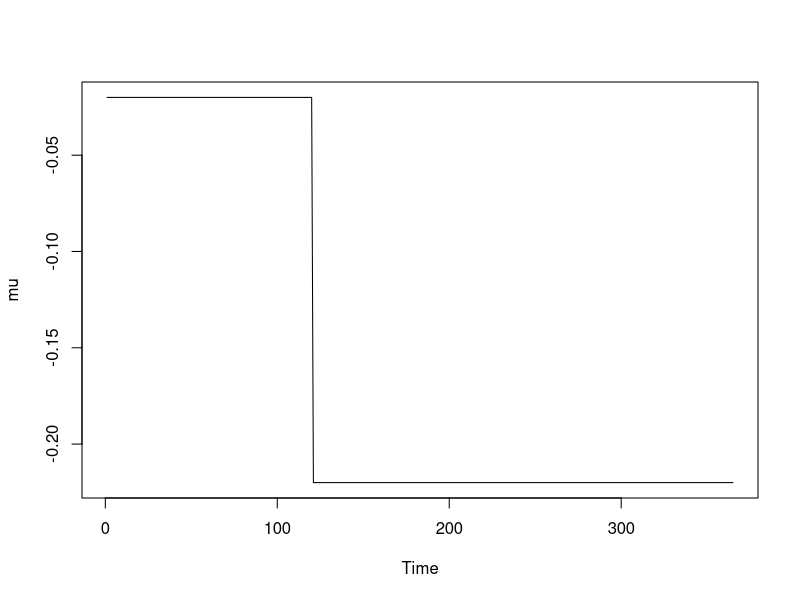
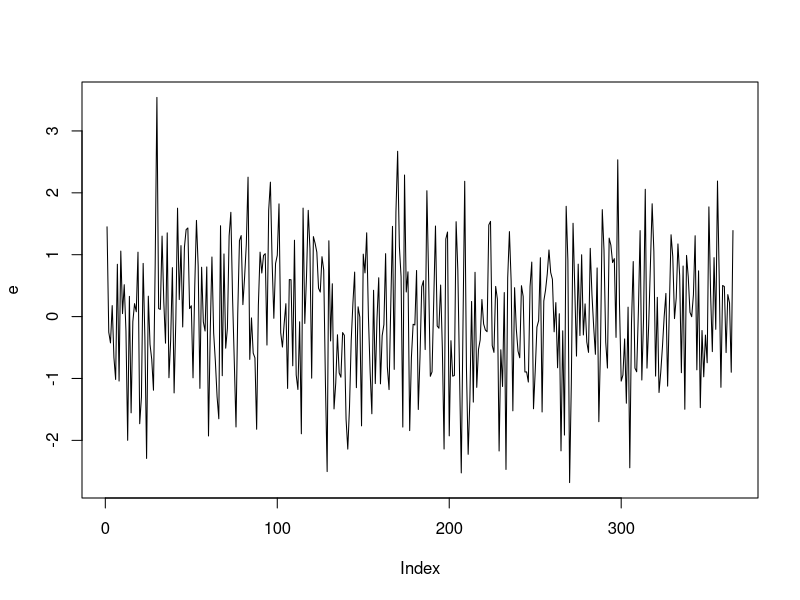

These figures' R source, in order: (Note: this script raises an error after producing the figures.)
## ---- chunk 1
#Generating OU process-method 1
rm(list=ls())
require(deSolve)
set.seed(533)


#Simulate an O-U Process
ornstein_uhlenbeck <- function(n,theta,sigma,x0,lens,mu,e){
  dt <- 1
  x<-vector(length=lens)
  for (i in 1:n) {
    if (i==1){x[i]=x0}
    else{
      x[i]  <-  x[i-1] + theta*(mu[i-1]-x[i-1])*dt + sigma*e[i-1]}
  }
  
  return(x)
}
tims=365
times = 1:tims
  
  mu = vector(length=tims) 
  for (t in 1:tims) {
    if (t <= 120){
      mu[t]=-0.02      }                    #No lock-down policy
    else {mu[t]=-0.2-0.02 }                 #Lock-down policy
  }
  mu = ts(mu)
  plot(mu,type='l')
  e = rnorm(n = length(times) , sd = 1)
  plot(e,type='l')
  x = ornstein_uhlenbeck(tims, theta=0.05, sigma=sqrt(0.004), x0=0, tims,mu,e)
  plot(x,type='p',ylab=TeX(r"(OU process $X_{t}$)"),xlab="Time",col="darkred",main=TeX(r"(Generated OU process: $\theta=0.05$, $sigma=sqrt(0.004)$, $x_{0}=0$)"))
  lines(x,col="darkblue")
beta<- exp(x)
plot(beta,type='p',ylab=TeX(r"(Transmission rate $\beta$)"),xlab="time",col="darkred",main="COVIDOU model generated transmission rate")
lines(beta,col="darkblue")
  
## ---- chunk 2
#OU generation method 1-web check 1
#simulate 10 paths on interval [0,1] with 100 ts points
rm(list=ls())
require(deSolve)
# set.seed(541)
tims=1
times<-seq(0.01,1,1/100) 

e <- rnorm(n = 100 ,mean=0, sd = sqrt(1/100))
plot(e,type='l')

ornstein_uhlenbeck <- function(T,n,theta,sigma,x0,lens,mu,e){
  dt <- T/n
  x<-vector(length=lens)
  for (i in 1:n) {
    if (i==1){x[i]=x0}
    else{
      x[i]  <-  x[i-1] + theta*(mu-x[i-1])*dt + sigma*e[i-1]}
  }
  
  return(x)
}

ou<-replicate(n=10, ornstein_uhlenbeck(T=1,n=100,theta=1,sigma=0.5, x0=2, lens=100,mu=10,rnorm(n = 100 , sd = sqrt(1/100))))
tim<-replicate(n=10,times)
ous = ncol(ou)

for (i in 1:ous) {
  if (i == 1){
    plot(ou[,1], col=rainbow(1)[1], type = "l",
         ylim = c(min(ou), max(ou)),
         xlab = 'Time points', ylab = expression(X(t)),main="Ornstein Uhlenbeck process Monte Carlo tirals")
  }
  else{
    lines(ou[,i], col=rainbow(9)[i-1])
  }
}

## ---- chunk 3
#OU generation method 1-web check 2
#simulate 50 paths on interval [0,5] with 100 ts points
rm(list=ls())
require(deSolve)
# set.seed(541)
tims=5
times<-seq(0.05,5,5/100) 

e <- rnorm(n = 100 ,mean=0, sd = sqrt(5/100))
plot(e,type='l')

ornstein_uhlenbeck <- function(T,n,theta,sigma,x0,lens,mu,e){
  dt <- T/n
  x<-vector(length=lens)
  for (i in 1:n) {
    if (i==1){x[i]=x0}
    else{
      x[i]  <-  x[i-1] + theta*(mu-x[i-1])*dt + sigma*e[i-1]}
  }
  
  return(x)
}

ou<-replicate(n=50, ornstein_uhlenbeck(T=5,n=100,theta=1,sigma=0.5, x0=2, lens=100,mu=10,rnorm(n = 100 , sd = sqrt(5/100))))
tim<-replicate(n=50,times)
ous = ncol(ou)

for (i in 1:ous) {
  if (i == 1){
    plot(ou[,1], col=rainbow(1)[1], type = "l",
         ylim = c(min(ou), max(ou)),
         xlab = 'Time points', ylab = expression(X(t)),main="Ornstein Uhlenbeck process Monte Carlo tirals")
  }
  else{
    lines(ou[,i], col = rainbow(49)[i-1])
  }
}
# for (i in 1:ous) {
#   if (i == 1){
#     plot(ou[,1], col="darkseagreen", type = "l",
#          ylim = c(min(ou), max(ou)),
#          xlab = 'Time points', ylab = expression(X(t)),main="Ornstein Uhlenbeck process Monte Carlo tirals")
#   }
#   else{
#     lines(ou[,i], col="darkseagreen")
#   }
# }
## ---- chunk 4
#OU generation method 1-web check 3-long term behaviour
#simulate 100 paths on interval [0,1] with 100 ts points
rm(list=ls())
require(deSolve)
# set.seed(541)
tims=1
times<-seq(0.01,1,1/100) 

e <- rnorm(n = 100 ,mean=0, sd = sqrt(1/100))
plot(e,type='l')

ornstein_uhlenbeck <- function(T,n,theta,sigma,x0,lens,mu,e){
  dt <- T/n
  x<-vector(length=lens)
  for (i in 1:n) {
    if (i==1){x[i]=x0}
    else{
      x[i]  <-  x[i-1] + theta*(mu-x[i-1])*dt + sigma*e[i-1]}
  }
  
  return(x)
}

ou<-replicate(n=100, ornstein_uhlenbeck(T=1,n=100,theta=1,sigma=2, x0=1, lens=100,mu=10,rnorm(n = 100 , sd = sqrt(1/100))))
tim<-replicate(n=10,times)
ous = ncol(ou)
ou_mean=apply(ou,1,mean)
for (i in 1:ous) {
  if (i == 1){
    plot(ou[,1], col=rainbow(1)[1], type = "l",
         ylim = c(min(ou), max(ou)),
         xlab = 'Time points', ylab = expression(X(t)),main="Ornstein Uhlenbeck process Monte Carlo tirals")
  }
  else{
    lines(ou[,i], col=rainbow(99)[i-1])
  }
  lines(ou_mean,col="black",type="l")
  # lines(ou_mean,col="black",lty="dotdash")
}

#OU generation method 1-web check 3.continue-long term behaviour
#simulate 100 paths on interval [0,15] with 100 ts points
tims=15
times<-seq(0.15,15,15/100) 

e <- rnorm(n = 100 ,mean=0, sd = sqrt(15/100))
plot(e,type='l')

ornstein_uhlenbeck <- function(T,n,theta,sigma,x0,lens,mu,e){
  dt <- T/n
  x<-vector(length=lens)
  for (i in 1:n) {
    if (i==1){x[i]=x0}
    else{
      x[i]  <-  x[i-1] + theta*(mu-x[i-1])*dt + sigma*e[i-1]}
  }
  
  return(x)
}

ou<-replicate(n=100, ornstein_uhlenbeck(T=15,n=100,theta=1,sigma=2, x0=1, lens=100,mu=10,rnorm(n = 100 , sd = sqrt(15/100))))
ous = ncol(ou)
ou_mean=apply(ou,1,mean)
for (i in 1:ous) {
  if (i == 1){
    plot(ou[,1], col=rainbow(1)[1], type = "l",
         ylim = c(min(ou), max(ou)),
         xlab = 'Time points', ylab = expression(X(t)),main="Ornstein Uhlenbeck process Monte Carlo tirals")
  }
  else{
    lines(ou[,i], col=rainbow(99)[i-1])
  }
  lines(ou_mean,col="black",type="l")
  # lines(ou_mean,col="black",lty="dotdash")
}
## ---- chunk 5
#OU generation method 1-web check 4-Parameter theta impact on the speed of convergence
#exp1: fast converging 
#simulate 100 paths on interval [0,1] with 100 ts points: theta=5
rm(list=ls())
require(deSolve)
# set.seed(541)
tims=1
times<-seq(0.01,1,1/100) 

e <- rnorm(n = 100 ,mean=0, sd = sqrt(1/100))
plot(e,type='l')

ornstein_uhlenbeck <- function(T,n,theta,sigma,x0,lens,mu,e){
  dt <- T/n
  x<-vector(length=lens)
  for (i in 1:n) {
    if (i==1){x[i]=x0}
    else{
      x[i]  <-  x[i-1] + theta*(mu-x[i-1])*dt + sigma*e[i-1]}
  }
  
  return(x)
}

ou<-replicate(n=100, ornstein_uhlenbeck(T=1,n=100,theta=5,sigma=2, x0=1, lens=100,mu=10,rnorm(n = 100 , sd = sqrt(1/100))))
ous = ncol(ou)
ou_mean=apply(ou,1,mean)
for (i in 1:ous) {
  if (i == 1){
    plot(ou[,1], col=rainbow(1)[1], type = "l",
         ylim = c(min(ou), max(ou)),
         xlab = 'Time points', ylab = expression(X(t)),main=TeX(r"(Fast converging OU process with $\theta=5, T=1)"))
  }
  else{
    lines(ou[,i], col=rainbow(99)[i-1])
  }
  lines(ou_mean,col="black",type="l")
  # lines(ou_mean,col="black",lty="dotdash")
}

#exp2: slow converging 
#simulate 100 paths on interval [0,1] with 100 ts points: theta=0.1

tims=50
times<-seq(0.5,50,50/100) 

ornstein_uhlenbeck <- function(T,n,theta,sigma,x0,lens,mu,e){
  dt <- T/n
  x<-vector(length=lens)
  for (i in 1:n) {
    if (i==1){x[i]=x0}
    else{
      x[i]  <-  x[i-1] + theta*(mu-x[i-1])*dt + sigma*e[i-1]}
  }
  
  return(x)
}

ou<-replicate(n=100, ornstein_uhlenbeck(T=50,n=100,theta=0.1,sigma=2, x0=1, lens=100,mu=10,rnorm(n = 100 , sd = sqrt(50/100))))
ous = ncol(ou)
ou_mean=apply(ou,1,mean)
for (i in 1:ous) {
  if (i == 1){
    plot(ou[,1], col=rainbow(1)[1], type = "l",
         ylim = c(min(ou), max(ou)),
         xlab = 'Time points', ylab = expression(X(t)),main=TeX(r"(Slow converging OU process with $\theta=0.1, T=50)"))
  }
  else{
    lines(ou[,i], col=rainbow(99)[i-1])
  }
  lines(ou_mean,col="black",type="l")
  # lines(ou_mean,col="black",lty="dotdash")
}

## ---- chunk 6
#OU generation method 1-web check 5-Parameter sigma impact on the simulation volatility
#exp1: smaller variability
#simulate 100 paths on interval [0,1] with 100 ts points: sigma=0.5
rm(list=ls())
require(deSolve)
# set.seed(541)
tims=1
times<-seq(0.01,1,1/100) 

e <- rnorm(n = 100 ,mean=0, sd = sqrt(1/100))
plot(e,type='l')

ornstein_uhlenbeck <- function(T,n,theta,sigma,x0,lens,mu,e){
  dt <- T/n
  x<-vector(length=lens)
  for (i in 1:n) {
    if (i==1){x[i]=x0}
    else{
      x[i]  <-  x[i-1] + theta*(mu-x[i-1])*dt + sigma*e[i-1]}
  }
  
  return(x)
}

ou<-replicate(n=100, ornstein_uhlenbeck(T=1,n=100,theta=1,sigma=0.5, x0=1, lens=100,mu=10,rnorm(n = 100 , sd = sqrt(1/100))))
ous = ncol(ou)
ou_mean=apply(ou,1,mean)
for (i in 1:ous) {
  if (i == 1){
    plot(ou[,1], col=rainbow(1)[1], type = "l",
         ylim = c(min(ou), max(ou)),
         xlab = 'Time points', ylab = expression(X(t)),main=TeX(r"(Smaller volatility OU process with $\sigma=0.5)"))
  }
  else{
    lines(ou[,i], col=rainbow(99)[i-1])
  }
  lines(ou_mean,col="black",type="l")
  # lines(ou_mean,col="black",lty="dotdash")
}

#exp2: larger variability
#simulate 100 paths on interval [0,1] with 100 ts points: sigma=5
# set.seed(541)
tims=1

ornstein_uhlenbeck <- function(T,n,theta,sigma,x0,lens,mu,e){
  dt <- T/n
  x<-vector(length=lens)
  for (i in 1:n) {
    if (i==1){x[i]=x0}
    else{
      x[i]  <-  x[i-1] + theta*(mu-x[i-1])*dt + sigma*e[i-1]}
  }
  
  return(x)
}

ou<-replicate(n=100, ornstein_uhlenbeck(T=1,n=100,theta=1,sigma=5, x0=1, lens=100,mu=10,rnorm(n = 100 , sd = sqrt(1/100))))
ous = ncol(ou)
ou_mean=apply(ou,1,mean)
for (i in 1:ous) {
  if (i == 1){
    plot(ou[,1], col=rainbow(1)[1], type = "l",
         ylim = c(min(ou), max(ou)),
         xlab = 'Time points', ylab = expression(X(t)),main=TeX(r"(Larger volatility OU process with $\sigma=5)"))
  }
  else{
    lines(ou[,i], col=rainbow(99)[i-1])
  }
  lines(ou_mean,col="black",type="l")
  # lines(ou_mean,col="black",lty="dotdash")
}

## ---- chunk 7
#OU generation method 1-web further visualisation 
rm(list=ls())
require(deSolve)
# set.seed(541)
tims=20
times<-seq(0.1,20,20/200) 

e <- rnorm(n = 200 ,mean=0, sd = sqrt(20/200))
plot(e,type='l')

ornstein_uhlenbeck <- function(T,n,theta,sigma,x0,lens,mu,e){
  dt <- T/n
  x<-vector(length=lens)
  for (i in 1:n) {
    if (i==1){x[i]=x0}
    else{
      x[i]  <-  x[i-1] + theta*(mu-x[i-1])*dt + sigma*e[i-1]}
  }
  
  return(x)
}

ou<-replicate(n=200, ornstein_uhlenbeck(T=20,n=200,theta=0.5,sigma=2, x0=1, lens=200,mu=-10,rnorm(n = 200 , sd = sqrt(20/200))))
ous = ncol(ou)
ou_mean=apply(ou,1,mean)
for (i in 1:ous) {
  if (i == 1){
    plot(ou[,1], col=rainbow(1)[1], type = "l",
         ylim = c(min(ou), max(ou)),
         xlab = 'Time points', ylab = expression(X(t)),main=TeX(r"(Negative mean reversion OU process with $\mu=-10)"))
  }
  else{
    lines(ou[,i], col=rainbow(199)[i-1])
  }
  lines(ou_mean,col="black",type="l")
  # lines(ou_mean,col="black",lty="dotdash")
}
## ---- chunk 8
#Generating OU process-method 2: use sde solution to construct OU process

rm(list=ls())
set.seed(533)
ornstein_uhlenbeck2<- function(T,x0,theta,mu,sigma,dt){
  
  x<-vector(length=T)
  for (i in 1:T){
    if (i==1){x[i]=x0*exp(-theta*dt*i)+mu[dt*i]*(1-exp(-theta*dt*i))+
    sigma*sqrt((1-exp(-2*theta*dt*i))/(2*theta))*rnorm(1,0,1)}
    else{
  x[i] = x[i-1]*exp(-theta*dt)+mu[dt*i]*(1-exp(-theta*dt))+
    sigma*sqrt((1-exp(-2*theta*dt))/(2*theta))*rnorm(1,0,1)
    }
  }
  return(x)
}

tims=365
times = 1:tims
  
  mu = vector(length=tims) 
  for (t in 1:tims) {
    if (t <= 120){
      mu[t]=-0.02      }                    #No lock-down policy
    else {mu[t]=-0.2-0.02 }                 #Lock-down policy
  }
mu = ts(mu)
plot(mu,type='l')
# ornstein_uhlenbeck2(x0=0,theta=0.05,mu,sigma=sqrt(0.004),dt=1)

x = ornstein_uhlenbeck2(T=tims,x0=0,theta=0.05,mu,sigma=sqrt(0.004),dt=1)

plot(x,type='p',ylab=TeX(r"(OU process $X_{t}$)"),xlab="Time",col="darkred",main=TeX(r"(Generated OU process: $\theta=0.05$, $sigma=sqrt(0.004)$, $x_{0}=0$)"))
  lines(x,col="darkblue")
beta<- exp(x)
plot(beta,type='p',ylab=TeX(r"(Transmission rate $\beta$)"),xlab="time",col="darkred",main="COVIDOU model generated transmission rate")
lines(beta,col="darkblue")

## ---- chunk 9
#OU generation method 2-general case web check 1
#simulate 10 paths on interval [0,1] with 100 ts points
rm(list=ls())
require(deSolve)
# set.seed(541)
tims=1
times<-seq(0.01,1,1/100) 

#Now mu is fixed and T represents the time series points number n, in this case n=100
ornstein_uhlenbeck2<- function(T,x0,theta,mu,sigma,dt){
  
  x<-vector(length=T)
  for (i in 1:T){
    if (i==1){x[i]=x0*exp(-theta*dt*i)+mu*(1-exp(-theta*dt*i))+
    sigma*sqrt((1-exp(-2*theta*dt*i))/(2*theta))*rnorm(1,0,1)}
    else{
  x[i] = x[i-1]*exp(-theta*dt)+mu*(1-exp(-theta*dt))+
    sigma*sqrt((1-exp(-2*theta*dt))/(2*theta))*rnorm(1,0,1)
    }
  }
  return(x)
}


ou<-replicate(n=10, ornstein_uhlenbeck2(T=100,x0=2,theta=1,mu=10,sigma=0.5,dt=0.01))
ous = ncol(ou)

for (i in 1:ous) {
  if (i == 1){
    plot(ou[,1], col=rainbow(1)[1], type = "l",
         ylim = c(min(ou), max(ou)),
         xlab = 'Time points', ylab = expression(X(t)),main="Ornstein Uhlenbeck process Monte Carlo tirals")
  }
  else{
    lines(ou[,i], col=rainbow(9)[i-1])
  }
}
## ---- chunk 10
#OU generation method 2-general case web check 2
#simulate 50 paths on interval [0,5] with 100 ts points
rm(list=ls())
require(deSolve)
# set.seed(541)
tims=5
times<-seq(0.05,5,5/100) 

#Now mu is fixed and T represents the time series points number n, in this case n=100
ornstein_uhlenbeck2<- function(T,x0,theta,mu,sigma,dt){
  
  x<-vector(length=T)
  for (i in 1:T){
    if (i==1){x[i]=x0*exp(-theta*dt*i)+mu*(1-exp(-theta*dt*i))+
    sigma*sqrt((1-exp(-2*theta*dt*i))/(2*theta))*rnorm(1,0,1)}
    else{
  x[i] = x[i-1]*exp(-theta*dt)+mu*(1-exp(-theta*dt))+
    sigma*sqrt((1-exp(-2*theta*dt))/(2*theta))*rnorm(1,0,1)
    }
  }
  return(x)
}


ou<-replicate(n=50, ornstein_uhlenbeck2(T=100,x0=2,theta=1,mu=10,sigma=0.5,dt=0.05))
ous = ncol(ou)

for (i in 1:ous) {
  if (i == 1){
    plot(ou[,1], col=rainbow(1)[1], type = "l",
         ylim = c(min(ou), max(ou)),
         xlab = 'Time points', ylab = expression(X(t)),main="Ornstein Uhlenbeck process Monte Carlo tirals")
  }
  else{
    lines(ou[,i], col=rainbow(49)[i-1])
  }
}
## ---- chunk 11
#OU generation method 2-web check 3: long term behaviour
#simulate 100 paths on interval [0,1] with 100 ts points
rm(list=ls())
require(deSolve)
# set.seed(541)
tims=1
times<-seq(0.01,1,1/100) 
#Now mu is fixed and T represents the time series points number n, in this case n=100
ornstein_uhlenbeck2<- function(T,x0,theta,mu,sigma,dt){
  
  x<-vector(length=T)
  for (i in 1:T){
    if (i==1){x[i]=x0*exp(-theta*dt*i)+mu*(1-exp(-theta*dt*i))+
    sigma*sqrt((1-exp(-2*theta*dt*i))/(2*theta))*rnorm(1,0,1)}
    else{
  x[i] = x[i-1]*exp(-theta*dt)+mu*(1-exp(-theta*dt))+
    sigma*sqrt((1-exp(-2*theta*dt))/(2*theta))*rnorm(1,0,1)
    }
  }
  return(x)
}


ou<-replicate(n=100, ornstein_uhlenbeck2(T=100,x0=2,theta=1,mu=10,sigma=2,dt=0.01))
ous = ncol(ou)
ou_mean=apply(ou,1,mean)
for (i in 1:ous) {
  if (i == 1){
    plot(ou[,1], col=rainbow(1)[1], type = "l",
         ylim = c(min(ou), max(ou)),
         xlab = 'Time points', ylab = expression(X(t)),main="Ornstein Uhlenbeck process Monte Carlo tirals")
  }
  else{
    lines(ou[,i], col=rainbow(99)[i-1])
  }
  lines(ou_mean,col="black",type="l")
  # lines(ou_mean,col="black",lty="dotdash")
}
#OU generation method 1-web check 3.continue-long term behaviour
#simulate 100 paths on interval [0,15] with 100 ts points
tims=15
times<-seq(0.15,15,15/100) 
ornstein_uhlenbeck2<- function(T,x0,theta,mu,sigma,dt){
  
  x<-vector(length=T)
  for (i in 1:T){
    if (i==1){x[i]=x0*exp(-theta*dt*i)+mu*(1-exp(-theta*dt*i))+
    sigma*sqrt((1-exp(-2*theta*dt*i))/(2*theta))*rnorm(1,0,1)}
    else{
  x[i] = x[i-1]*exp(-theta*dt)+mu*(1-exp(-theta*dt))+
    sigma*sqrt((1-exp(-2*theta*dt))/(2*theta))*rnorm(1,0,1)
    }
  }
  return(x)
}


ou<-replicate(n=100, ornstein_uhlenbeck2(T=100,x0=2,theta=1,mu=10,sigma=2,dt=0.15))
ous = ncol(ou)
ou_mean=apply(ou,1,mean)
for (i in 1:ous) {
  if (i == 1){
    plot(ou[,1], col=rainbow(1)[1], type = "l",
         ylim = c(min(ou), max(ou)),
         xlab = 'Time points', ylab = expression(X(t)),main="Ornstein Uhlenbeck process Monte Carlo tirals")
  }
  else{
    lines(ou[,i], col=rainbow(99)[i-1])
  }
  lines(ou_mean,col="black",type="l")
  # lines(ou_mean,col="black",lty="dotdash")
}

## ---- chunk 12
#OU generation method 1-web further visualisation 
rm(list=ls())
require(deSolve)
# set.seed(541)
tims=20
times<-seq(0.1,20,20/200) 
#Now mu is fixed and T represents the time series points number n, in this case n=100
ornstein_uhlenbeck2<- function(T,x0,theta,mu,sigma,dt){
  
  x<-vector(length=T)
  for (i in 1:T){
    if (i==1){x[i]=x0*exp(-theta*dt*i)+mu*(1-exp(-theta*dt*i))+
    sigma*sqrt((1-exp(-2*theta*dt*i))/(2*theta))*rnorm(1,0,1)}
    else{
  x[i] = x[i-1]*exp(-theta*dt)+mu*(1-exp(-theta*dt))+
    sigma*sqrt((1-exp(-2*theta*dt))/(2*theta))*rnorm(1,0,1)
    }
  }
  return(x)
}


ou<-replicate(n=200, ornstein_uhlenbeck2(T=200,x0=1,theta=0.5,mu=-10,sigma=2,dt=0.1))
ous = ncol(ou)
ou_mean=apply(ou,1,mean)
for (i in 1:ous) {
  if (i == 1){
    plot(ou[,1], col=rainbow(1)[1], type = "l",
         ylim = c(min(ou), max(ou)),
         xlab = 'Time points', ylab = expression(X(t)),main=TeX(r"(Negative mean reversion OU process with $\mu=-10)"))
  }
  else{
    lines(ou[,i], col=rainbow(199)[i-1])
  }
  lines(ou_mean,col="black",type="l")
  # lines(ou_mean,col="black",lty="dotdash")
}
## ---- chunk 13
#Covid OU full model data generation-method 1-lognormal distribution
rm(list=ls())
require(deSolve)
set.seed(533) #533 536

N=52196381

#Simulate an O-U Process
ornstein_uhlenbeck <- function(n,theta,sigma,x0,lens,mu,e){
  dt <- 1
  x<-vector(length=lens)
  for (i in 1:n) {
    if (i==1){x[i]=x0}
    else{
      x[i]  <-  x[i-1] + theta*(mu[i-1]-x[i-1])*dt + sigma*e[i-1]}
  }
  
  return(x)
}
tims=365
times = 1:tims
  
  mu = vector(length=tims) 
  for (t in 1:tims) {
    if (t <= 120){
      mu[t]=-0.02      }                    #No lock-down policy
    else {mu[t]=-0.2-0.02 }                 #Lock-down policy
  }
  mu = ts(mu)
  plot(mu,type='l')
  e = rnorm(n = length(times) , sd = 1)
  plot(e,type='l')
  x = ornstein_uhlenbeck(tims, theta=0.05, sigma=sqrt(0.004), x0=0, tims,mu,e)
  plot(x,type='p',ylab=TeX(r"(OU process $X_{t}$)"),xlab="Time",col="darkred",main=TeX(r"(Generated OU process: $\theta=0.05$, $sigma=sqrt(0.004)$, $x_{0}=0$)"))
  lines(x,col="darkblue")
write.csv(x,"covidoudg_x1.csv")
beta<- exp(x)
plot(beta,type='p',ylab=TeX(r"(Transmission rate $\beta$)"),xlab="time",col="darkred",main="COVIDOU model generated transmission rate")
lines(beta,col="darkblue")
abline(v=121, col="red")
axis(1, at=121,labels=121, col.axis="red", las=2)
tt1 <-expression('lockdown policy start')
text(80,0.6,tt1,col="red")
write.csv(beta,"covidoudg_beta1.csv")
#Main ODE Model
  Covid_OU <- function(time, current_state, params){
    
    with(as.list(c(current_state, params)),{
      
      N <- S+E+I+R
      dt <- 1
      dS <- -exp(x[t])*S*(E+0.1*I)/N
      dE <- exp(x[t])*S*(E+0.1*I)/N - E*(1/k+1/gamma)
      dI <- E/k-I*(1/gamma+0.0087)
      dR <- (I+E)/gamma+0.0087*I
      
      return(list(c( dt, dS, dE, dI, dR)))
    })
  }
params <- c(k=5, gamma=9,x=x)   #Trial: k=5 & gamma=5; k=7 & gamma=5

# initial_state<- c(t=1, S=S, E=E, I=I, R=R)
initial_state <- c(t=1,S=N-1, E=1, I=0, R=0)
model4 <- ode(initial_state, times, Covid_OU, params)

summary(model4)


matplot(model4, type="l", lty=1, main="Generated COVID_OU Model Trajectories",ylab="Counts", xlab="Time")
legend <- colnames(model4)[3:6]
legend("right", legend=legend, col=3:6, lty = 1)
Z1 <-model4[,4]/5

tau1 <- 0.1
Y1 <-vector(length = 365)
for (i in 1:365){
  #Y1[i]<- rlnorm(1,log(Z1[i,]/5),tau1)
  Y1[i]<- rlnorm(1,log(Z1[i]/5),tau1)
}

plot(Y1,type='p',ylab="Daily incidence Y",xlab="time",col="darkred",main="Covid_OU model generated observation with Lognormal distribution")
lines(Y1,col="darkblue")  
write.csv(Y1,"covidoudg_y1.csv")
write.csv(model4,"covidoudg_model1.csv")
## ---- chunk 14
#Covid OU full model data generation-method 1-Poisson distribution
rm(list=ls())
require(deSolve)
set.seed(533) #533 536

N=52196381

#Simulate an O-U Process
ornstein_uhlenbeck <- function(n,theta,sigma,x0,lens,mu,e){
  dt <- 1
  x<-vector(length=lens)
  for (i in 1:n) {
    if (i==1){x[i]=x0}
    else{
      x[i]  <-  x[i-1] + theta*(mu[i-1]-x[i-1])*dt + sigma*e[i-1]}
  }
  
  return(x)
}
tims=365
times = 1:tims
  
  mu = vector(length=tims) 
  for (t in 1:tims) {
    if (t <= 120){
      mu[t]=-0.02      }                    #No lock-down policy
    else {mu[t]=-0.2-0.02 }                 #Lock-down policy
  }
  mu = ts(mu)
  plot(mu,type='l')
  e = rnorm(n = length(times) , sd = 1)
  plot(e,type='l')
  x = ornstein_uhlenbeck(tims, theta=0.05, sigma=sqrt(0.004), x0=0, tims,mu,e)
  plot(x,type='p',ylab=TeX(r"(OU process $X_{t}$)"),xlab="Time",col="darkred",main=TeX(r"(Generated OU process: $\theta=0.05$, $sigma=sqrt(0.004)$, $x_{0}=0$)"))
  lines(x,col="darkblue")
write.csv(x,"covidoudg_x3.csv")
beta<- exp(x)
plot(beta,type='p',ylab=TeX(r"(Transmission rate $\beta$)"),xlab="time",col="darkred",main="COVIDOU model generated transmission rate")
lines(beta,col="darkblue")
abline(v=121, col="red")
axis(1, at=121,labels=121, col.axis="red", las=2)
tt1 <-expression('lockdown policy start')
text(80,0.6,tt1,col="red")
write.csv(beta,"covidoudg_beta3.csv")
#Main ODE Model
  Covid_OU <- function(time, current_state, params){
    
    with(as.list(c(current_state, params)),{
      
      N <- S+E+I+R
      dt <- 1
      dS <- -exp(x[t])*S*(E+0.1*I)/N
      dE <- exp(x[t])*S*(E+0.1*I)/N - E*(1/k+1/gamma)
      dI <- E/k-I*(1/gamma+0.0087)
      dR <- (I+E)/gamma+0.0087*I
      
      return(list(c( dt, dS, dE, dI, dR)))
    })
  }
params <- c(k=5, gamma=9,x=x)   #Trial: k=5 & gamma=5; k=7 & gamma=5

# initial_state<- c(t=1, S=S, E=E, I=I, R=R)
initial_state <- c(t=1,S=N-1, E=1, I=0, R=0)
model4 <- ode(initial_state, times, Covid_OU, params)

summary(model4)


matplot(model4, type="l", lty=1, main="Generated COVID_OU Model Trajectories",ylab="Counts", xlab="Time")
legend <- colnames(model4)[3:6]
legend("right", legend=legend, col=3:6, lty = 1)
Z1 <-model4[,4]/5


Y1 <-vector(length = 365)
for (i in 1:365){
 Y1[i]<- rpois(1,Z1[i]/5)
}

plot(Y1,type='p',ylab="Daily incidence Y",xlab="time",col="darkred",main="Covid_OU model generated observation with Poisson distribution")
lines(Y1,col="darkblue")  
write.csv(Y1,"covidoudg_y3.csv")
write.csv(model4,"covidoudg_model3.csv")
## ---- chunk 15
#Covid OU full model data generation-method 2-lognormal distribution
rm(list=ls())
require(deSolve)
set.seed(533) #533 536

N=52196381

#Simulate an O-U Process
ornstein_uhlenbeck2<- function(T,x0,theta,mu,sigma,dt){
  
  x<-vector(length=T)
  for (i in 1:T){
    if (i==1){x[i]=x0*exp(-theta*dt*i)+mu[dt*i]*(1-exp(-theta*dt*i))+
    sigma*sqrt((1-exp(-2*theta*dt*i))/(2*theta))*rnorm(1,0,1)}
    else{
  x[i] = x[i-1]*exp(-theta*dt)+mu[dt*i]*(1-exp(-theta*dt))+
    sigma*sqrt((1-exp(-2*theta*dt))/(2*theta))*rnorm(1,0,1)
    }
  }
  return(x)
}
tims=365
times = 1:tims
  
  mu = vector(length=tims) 
  for (t in 1:tims) {
    if (t <= 120){
      mu[t]=-0.02      }                    #No lock-down policy
    else {mu[t]=-0.2-0.02 }                 #Lock-down policy
  }
  mu = ts(mu)
  plot(mu,type='l')

  x = ornstein_uhlenbeck2(T=tims,x0=0,theta=0.05,mu,sigma=sqrt(0.004),dt=1)
  # plot(x,type='p',ylab=TeX(r"(OU process $X_{t}$)"),xlab="Time",col="darkred",main=TeX(r"(Generated OU process: $\theta=0.05$, $sigma=sqrt(0.004)$, $x_{0}=0$)"))
    plot(x,type='p',ylab="OU process x_t",xlab="Time",col="darkred",main="Generated OU process")
  lines(x,col="darkblue")
write.csv(x,"covidoudg_x2.csv")
beta<- exp(x)
plot(beta,type='p',ylab="Transmission rate beta",xlab="time",col="darkred",main="COVIDOU model generated transmission rate")
lines(beta,col="darkblue")
abline(v=121, col="red")
axis(1, at=121,labels=121, col.axis="red", las=2)
tt1 <-expression('lockdown policy start')
text(80,0.6,tt1,col="red")
write.csv(beta,"covidoudg_beta2.csv")
#Main ODE Model
  Covid_OU <- function(time, current_state, params){
    
    with(as.list(c(current_state, params)),{
      
      N <- S+E+I+R
      dt <- 1
      dS <- -exp(x[t])*S*(E+0.1*I)/N
      dE <- exp(x[t])*S*(E+0.1*I)/N - E*(1/k+1/gamma)
      dI <- E/k-I*(1/gamma+0.0087)
      dR <- (I+E)/gamma+0.0087*I
      
      return(list(c( dt, dS, dE, dI, dR)))
    })
  }
params <- c(k=5, gamma=9,x=x)   #Trial: k=5 & gamma=5; k=7 & gamma=5

# initial_state<- c(t=1, S=S, E=E, I=I, R=R)
initial_state <- c(t=1,S=N-1, E=1, I=0, R=0)
model4 <- ode(initial_state, times, Covid_OU, params)

summary(model4)


matplot(model4, type="l", lty=1, main="Generated COVID_OU Model Trajectories",ylab="Counts", xlab="Time")
legend <- colnames(model4)[3:6]
legend("right", legend=legend, col=3:6, lty = 1)
Z1 <-model4[,4]/5

tau1 <- 0.1
Y1 <-vector(length = 365)
for (i in 1:365){
  #Y1[i]<- rlnorm(1,log(Z1[i,]/5),tau1)
  Y1[i]<- rlnorm(1,log(Z1[i]/5),tau1)
}

plot(Y1,type='p',ylab="Daily incidence Y",xlab="time",col="darkred",main="Covid_OU model generated observation with Lognormal distribution")
lines(Y1,col="darkblue")  
write.csv(Y1,"covidoudg_y2.csv")
write.csv(model4,"covidoudg_model2.csv")
## ---- chunk 16
#Covid OU full model data generation-method 2-Poisson distribution
rm(list=ls())
require(deSolve)
set.seed(533) #533 536

N=52196381

#Simulate an O-U Process
ornstein_uhlenbeck2<- function(T,x0,theta,mu,sigma,dt){
  
  x<-vector(length=T)
  for (i in 1:T){
    if (i==1){x[i]=x0*exp(-theta*dt*i)+mu[dt*i]*(1-exp(-theta*dt*i))+
    sigma*sqrt((1-exp(-2*theta*dt*i))/(2*theta))*rnorm(1,0,1)}
    else{
  x[i] = x[i-1]*exp(-theta*dt)+mu[dt*i]*(1-exp(-theta*dt))+
    sigma*sqrt((1-exp(-2*theta*dt))/(2*theta))*rnorm(1,0,1)
    }
  }
  return(x)
}
tims=365
times = 1:tims
  
  mu = vector(length=tims) 
  for (t in 1:tims) {
    if (t <= 120){
      mu[t]=-0.02      }                    #No lock-down policy
    else {mu[t]=-0.2-0.02 }                 #Lock-down policy
  }
  mu = ts(mu)
  plot(mu,type='l')
  e = rnorm(n = length(times) , sd = 1)
  plot(e,type='l')
  x = ornstein_uhlenbeck2(T=tims,x0=0,theta=0.05,mu,sigma=sqrt(0.004),dt=1)
  plot(x,type='p',ylab=TeX(r"(OU process $X_{t}$)"),xlab="Time",col="darkred",main=TeX(r"(Generated OU process: $\theta=0.05$, $sigma=sqrt(0.004)$, $x_{0}=0$)"))
  lines(x,col="darkblue")
write.csv(x,"covidoudg_x4.csv")
beta<- exp(x)
plot(beta,type='p',ylab=TeX(r"(Transmission rate $\beta$)"),xlab="time",col="darkred",main="COVIDOU model generated transmission rate")
lines(beta,col="darkblue")
abline(v=121, col="red")
axis(1, at=121,labels=121, col.axis="red", las=2)
tt1 <-expression('lockdown policy start')
text(80,0.6,tt1,col="red")
write.csv(beta,"covidoudg_beta4.csv")
#Main ODE Model
  Covid_OU <- function(time, current_state, params){
    
    with(as.list(c(current_state, params)),{
      
      N <- S+E+I+R
      dt <- 1
      dS <- -exp(x[t])*S*(E+0.1*I)/N
      dE <- exp(x[t])*S*(E+0.1*I)/N - E*(1/k+1/gamma)
      dI <- E/k-I*(1/gamma+0.0087)
      dR <- (I+E)/gamma+0.0087*I
      
      return(list(c( dt, dS, dE, dI, dR)))
    })
  }
params <- c(k=5, gamma=9,x=x)   #Trial: k=5 & gamma=5; k=7 & gamma=5

# initial_state<- c(t=1, S=S, E=E, I=I, R=R)
initial_state <- c(t=1,S=N-1, E=1, I=0, R=0)
model4 <- ode(initial_state, times, Covid_OU, params)

summary(model4)


matplot(model4, type="l", lty=1, main="Generated COVID_OU Model Trajectories",ylab="Counts", xlab="Time")
legend <- colnames(model4)[3:6]
legend("right", legend=legend, col=3:6, lty = 1)
Z1 <-model4[,4]/5

Y1 <-vector(length = 365)
for (i in 1:365){
  #Y1[i]<- rlnorm(1,log(Z1[i,]/5),tau1)
  Y1[i]<- rpois(1,Z1[i]/5)
}

plot(Y1,type='p',ylab="Daily incidence Y",xlab="time",col="darkred",main="Covid_OU model generated observation with Lognormal distribution")
lines(Y1,col="darkblue")  
write.csv(Y1,"covidoudg_y4.csv")
write.csv(model4,"covidoudg_model4.csv")
